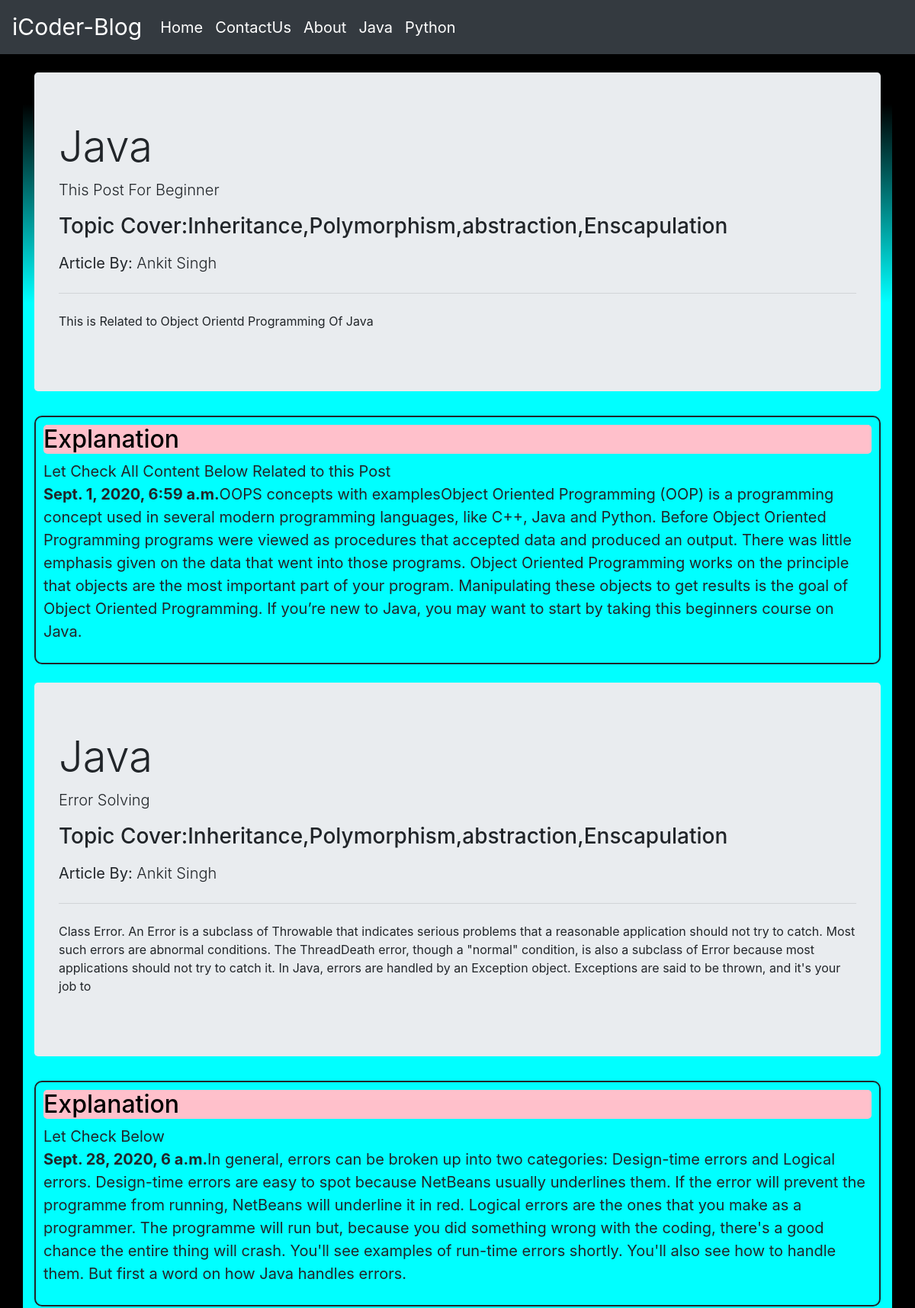
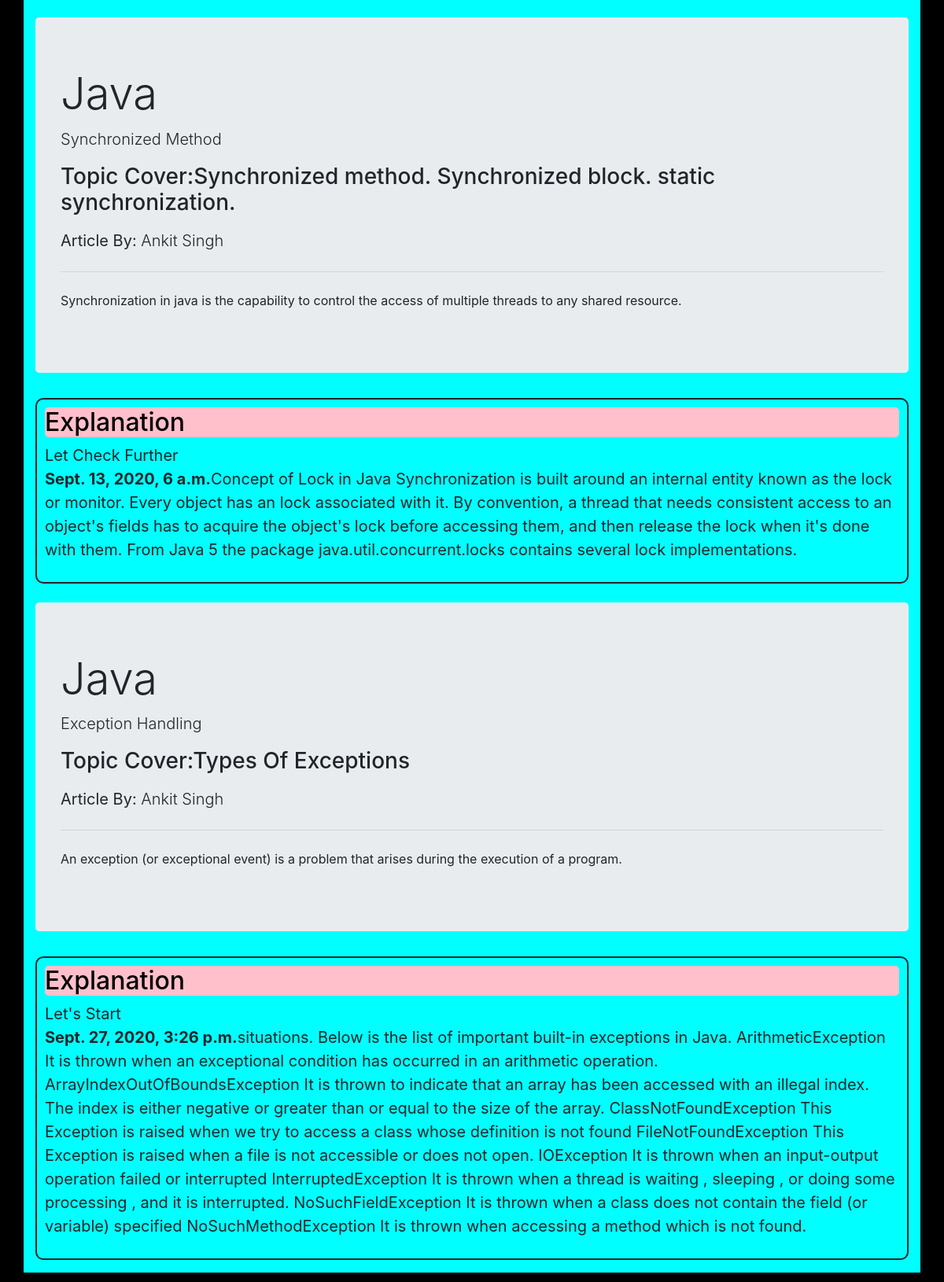
Screenshot of /blog/java/ with the database file from the repository (2 pictures, top to bottom).
### blog/models.py (models this page shows, shortened)
class Post(models.Model):
    sno = models.AutoField(primary_key = True)
    language = models.CharField(max_length = 200)
    title = models.CharField(max_length = 255)
    overview = models.CharField(max_length = 300)
    content = models.TextField()
    author = models.CharField(max_length=13)
    slug  =models.CharField(max_length=130)
    timestamp = models.DateTimeField(blank =True)
    desc = models.TextField(max_length=2000,default= "")

### blog/views.py (the view)
# urls.py: path('java/',views.java,name = 'java'),
def java(request):
    db = {"data":Post.objects.all(),
        "java":Post.objects.all().filter(language = "Java")}
    return render(request,'blog/java.html',db)

### blog/templates/blog/java.html (shortened to what this page needs)
{% extends "blog/base.html" %}
{% block body %}
{% load static %}
<div class="container pb-3"  style=" background: linear-gradient( black 2%, cyan 10%);">
    {% for j in java %}
    <div class="jumbotron">
      <h1 class="display-4">{{j.language}}</h1>
      <p class="lead">{{j.title}}</p>
      <p class="lead"><h3>Topic Cover:{{j.overview}}</h3></p>
      <p class="lead"><strong> Article By:</strong> {{j.author}}</p>
      <hr class="my-4">
      <p>{{j.content}}</p>
    </div>
    <div class="article" style="border: solid 2px; padding: 10px; border-radius: 10px;back">
    <h2 style="background-color: pink; color: black; border-radius: 5px;">Explanation</h2>
    <p style="font-size: 20px;">{{j.slug}}<br><span id="dots"><b>{{j.timestamp}}</b></span><span id="more">{{j.desc}}</span></p>
    </div>
    {% endfor %}
    </div><br><br><br>
    {% endblock %}

### blog/templates/blog/base.html (shortened to what this page needs)
{% load static %}
<!DOCTYPE html>
<html lang="en">
<head>
    <link rel="stylesheet" href="https://stackpath.bootstrapcdn.com/bootstrap/4.5.2/css/bootstrap.min.css" />
    <link rel="stylesheet" href="https://unpkg.com/flickity@2/dist/flickity.min.css">
    <link rel="stylesheet" href="https://cdnjs.cloudflare.com/ajax/libs/font-awesome/4.7.0/css/font-awesome.min.css">
</head>
<body>
    <nav class="navbar navbar-expand-lg navbar-dark bg-dark" style="font-size: 20px;">
<form>
        <div class="collapse navbar-collapse" id="navbarTogglerDemo01">
            <a class="navbar-brand href="/blog/" style="font-size: 30px;">iCoder-Blog</a>
            <ul class="navbar-nav mr-auto mt-2 mt-lg-0">
                <li class="nav-item active">
                    <a class="nav-link" href="/blog/">Home <span class="sr-only">(current)</span></a>
                </li>
                <li class="nav-item active">
                    <a class="nav-link" href="/blog/contact">ContactUs </a>
                </li>
                <li class="nav-item active">
                    <a class="nav-link" href="/blog/about">About</a>
                </li>
                <li class="nav-item active">
                    <a class="nav-link" href="/blog/java">Java</a>
                </li>
                <li class="nav-item active">
                    <a class="nav-link" href="/blog/python">Python</a>
                </li>
            </ul>
            </form>
    </nav>
    {% block body %} {% endblock %}
</body>
</html>

### rows the page displays
Post: language "Java", title "This Post For Beginner", overview "Inheritance,Polymorphism,abstraction,Enscapulation", author "Ankit Singh", content "This is Related to Object Orientd Programming Of Java", slug "Let Check All Content Below Related to this Post", timestamp "Sept. 1, 2020, 6:59 a.m.", desc "OOPS concepts with examplesObject Oriented Programming (OOP) is a programming concept used in several modern programming languages, like C++, Java and Python. Before Object Oriented Programming programs were viewed as procedures that accepted data and produced an output. There was little emphasis given on the data that went into those programs. Object Oriented Programming works on the principle that objects are the most important part of your program. Manipulating these objects to get results is the goal of Object Oriented Programming. If you’re new to Java, you may want to start by taking this beginners course on Java."
Post: language "Java", title "Error Solving", overview "Inheritance,Polymorphism,abstraction,Enscapulation", author "Ankit Singh", content "Class Error. An Error is a subclass of Throwable that indicates serious problems that a reasonable application should not try to catch. Most such errors are abnormal conditions. The ThreadDeath error, though a \"normal\" condition, is also a subclass of Error because most applications should not try to catch it. In Java, errors are handled by an Exception object. Exceptions are said to be thrown, and it's your job to", slug "Let Check Below", timestamp "Sept. 28, 2020, 6 a.m.", desc "In general, errors can be broken up into two categories: Design-time errors and Logical errors. Design-time errors are easy to spot because NetBeans usually underlines them. If the error will prevent the programme from running, NetBeans will underline it in red. Logical errors are the ones that you make as a programmer. The programme will run but, because you did something wrong with the coding, there's a good chance the entire thing will crash. You'll see examples of run-time errors shortly. You'll also see how to handle them. But first a word on how Java handles errors."
Post: language "Java", title "Synchronized Method", overview "Synchronized method. Synchronized block. static synchronization.", author "Ankit Singh", content "Synchronization in java is the capability to control the access of multiple threads to any shared resource.", slug "Let Check Further", timestamp "Sept. 13, 2020, 6 a.m.", desc "Concept of Lock in Java Synchronization is built around an internal entity known as the lock or monitor. Every object has an lock associated with it. By convention, a thread that needs consistent access to an object's fields has to acquire the object's lock before accessing them, and then release the lock when it's done with them. From Java 5 the package java.util.concurrent.locks contains several lock implementations."
Post: language "Java", title "Exception Handling", overview "Types Of Exceptions", author "Ankit Singh", content "An exception (or exceptional event) is a problem that arises during the execution of a program.", slug "Let's Start", timestamp "Sept. 27, 2020, 3:26 p.m.", desc "situations. Below is the list of important built-in exceptions in Java. ArithmeticException It is thrown when an exceptional condition has occurred in an arithmetic operation. ArrayIndexOutOfBoundsException It is thrown to indicate that an array has been accessed with an illegal index. The index is either negative or greater than or equal to the size of the array. ClassNotFoundException This Exception is raised when we try to access a class whose definition is not found FileNotFoundException This Exception is raised when a file is not accessible or does not open. IOException It is thrown when an input-output operation failed or interrupted InterruptedException It is thrown when a thread is…"
